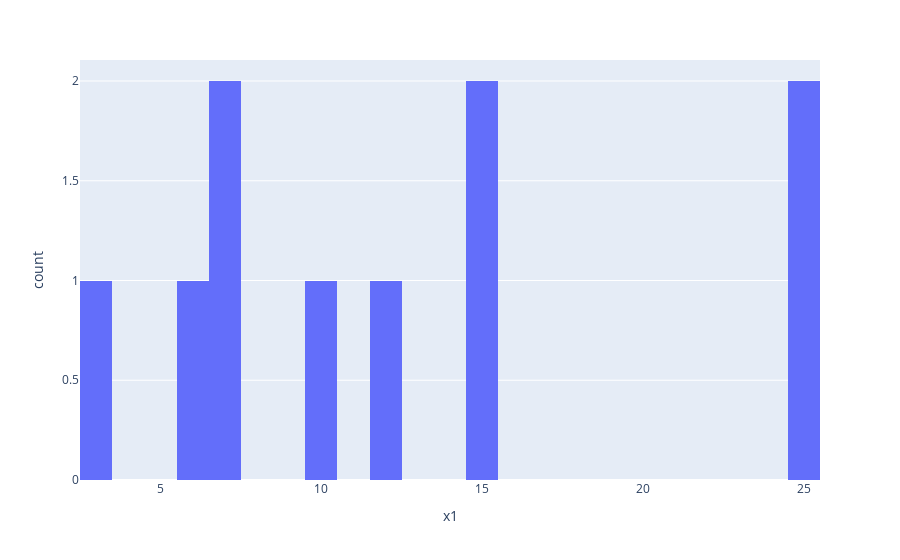

Notebook cell for this chart:
### Code cell
px.histogram(dfArsenic, dfArsenic['x1'], nbins=25)

### Figure 1 — Plotly figure (JSON) as saved in the notebook; plotly's stock layout.template omitted (floating-point values rounded to 4 significant figures)
{"data": [{"alignmentgroup": "True", "bingroup": "x", "hovertemplate": "x1=%{x}<br>count=%{y}<extra></extra>", "legendgroup": "", "marker": {"color": "#636efa", "pattern": {"shape": ""}}, "name": "", "nbinsx": 25, "offsetgroup": "", "orientation": "v", "showlegend": false, "type": "histogram", "x": [3, 7, 25, 10, 15, 6, 12, 25, 15, 7], "xaxis": "x", "yaxis": "y"}], "layout": {"barmode": "relative", "legend": {"tracegroupgap": 0}, "margin": {"t": 60}, "xaxis": {"anchor": "y", "domain": [0, 1], "title": {"text": "x1"}}, "yaxis": {"anchor": "x", "domain": [0, 1], "title": {"text": "count"}}}}
